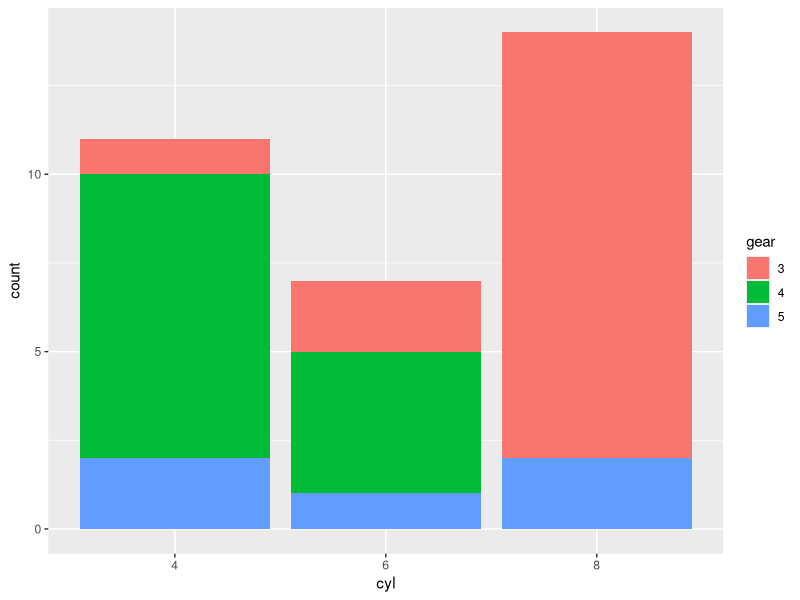
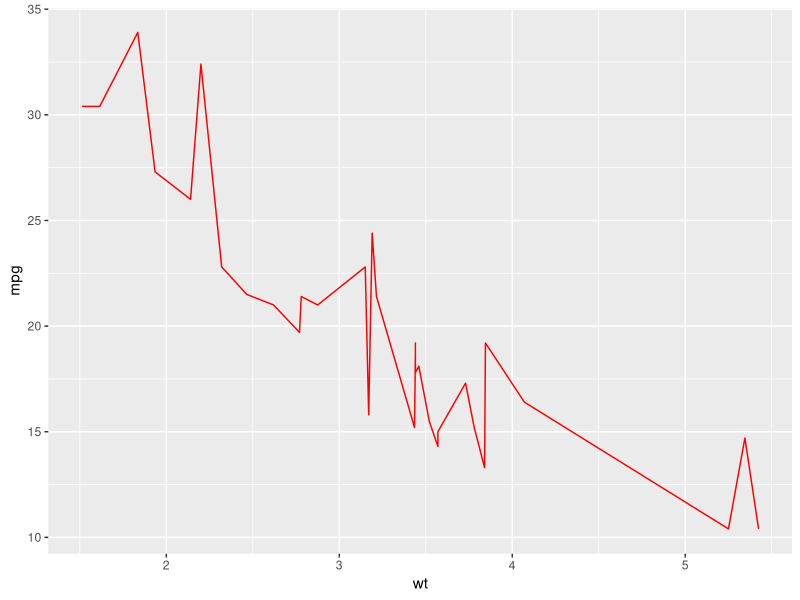
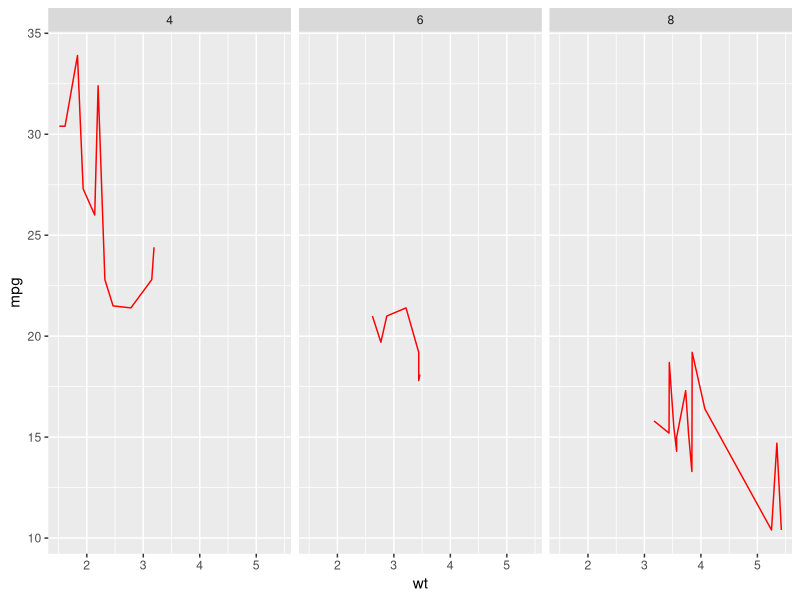
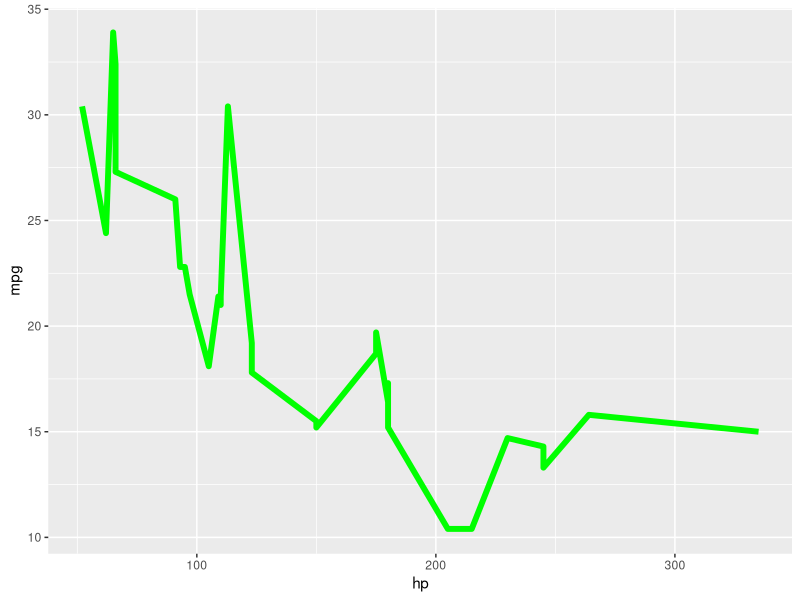

These figures' R source, in order:
library(ggplot2)
library(corrplot)
# As factor defining
mtcars$cyl<-as.factor(mtcars$cyl)
mtcars$gear<-as.factor(mtcars$gear)

# Details of cars with different cylinders and gears
gg<-ggplot(data = mtcars,aes(x=cyl,fill=gear))+geom_bar()
gg

# Relationship between weight of the car and mileage
ggplot(data=mtcars,aes(x=wt,y=mpg))+geom_line(color="red")

# Relationship between weight of the car and milegae with details of cylinder
ggplot(data=mtcars,aes(x=wt,y=mpg))+geom_line(color="red")+facet_wrap(~cyl)

# Relationship between horsepower and mileage of the car
ggplot(data=mtcars,aes(x=hp,y=mpg))+geom_line(color="green",size=2)

